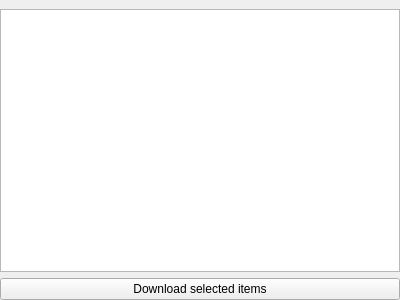
<?xml version="1.0" encoding="UTF-8"?>
<ui version="4.0">
 <class>WidgetBrowse</class>
 <widget class="QWidget" name="WidgetBrowse">
  <property name="geometry">
   <rect>
    <x>0</x>
    <y>0</y>
    <width>400</width>
    <height>300</height>
   </rect>
  </property>
  <property name="windowTitle">
   <string/>
  </property>
  <property name="windowIcon">
   <iconset resource="../ressources.qrc">
    <normaloff>:/icons/ressources/folder.png</normaloff>:/icons/ressources/folder.png</iconset>
  </property>
  <layout class="QVBoxLayout" name="verticalLayout">
   <property name="leftMargin">
    <number>0</number>
   </property>
   <property name="topMargin">
    <number>9</number>
   </property>
   <property name="rightMargin">
    <number>0</number>
   </property>
   <property name="bottomMargin">
    <number>0</number>
   </property>
   <item>
    <widget class="QTreeView" name="treeView">
     <property name="alternatingRowColors">
      <bool>true</bool>
     </property>
     <property name="uniformRowHeights">
      <bool>true</bool>
     </property>
     <property name="headerHidden">
      <bool>false</bool>
     </property>
    </widget>
   </item>
   <item>
    <widget class="QPushButton" name="butDownload">
     <property name="enabled">
      <bool>true</bool>
     </property>
     <property name="toolTip">
      <string>Download selected items to the first shared directory with enough free space</string>
     </property>
     <property name="text">
      <string>Download selected items</string>
     </property>
     <property name="icon">
      <iconset resource="../ressources.qrc">
       <normaloff>:/icons/ressources/download.png</normaloff>:/icons/ressources/download.png</iconset>
     </property>
    </widget>
   </item>
  </layout>
 </widget>
 <resources>
  <include location="../ressources.qrc"/>
 </resources>
 <connections/>
</ui>
